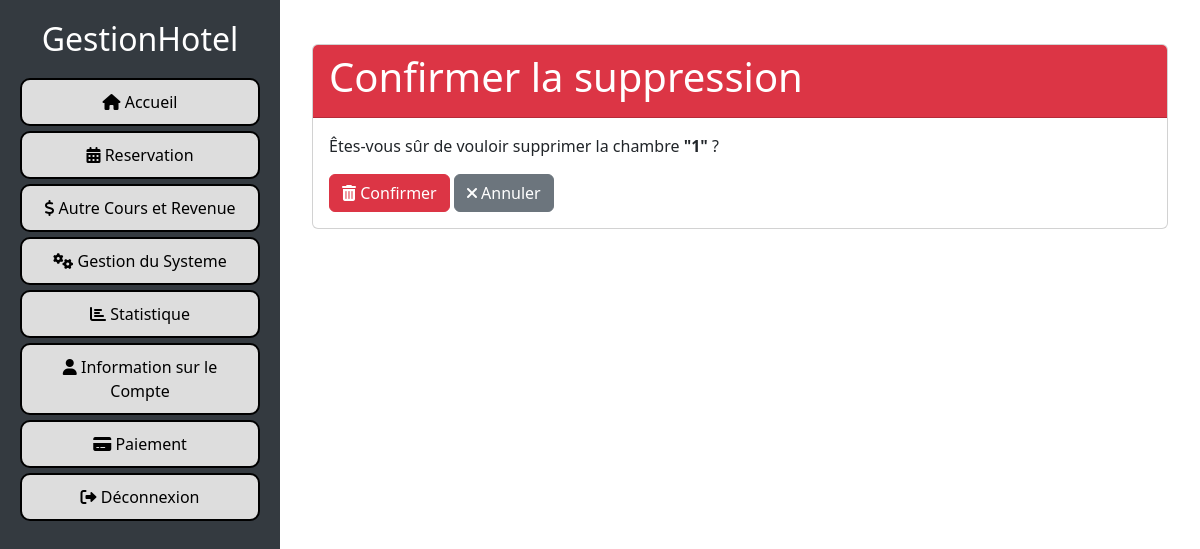
The page /chambre/chambre/supprimer/1/ on the database as committed earlier.
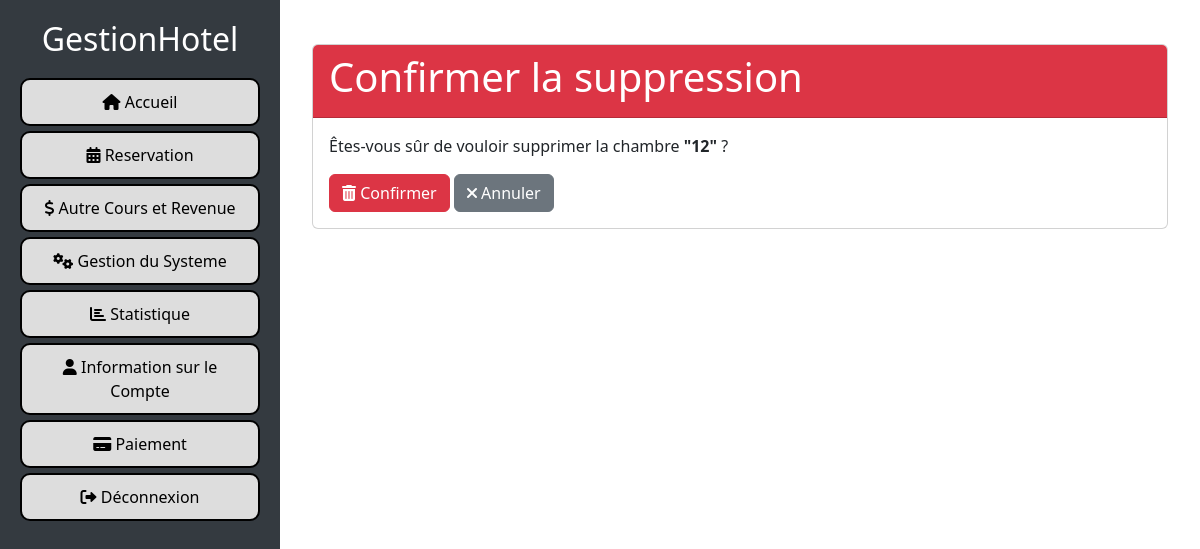
The same page on the database as committed later.
### chambre/models.py (models this page shows, shortened)
class Chambre(models.Model):
    proprietaire = models.ForeignKey(
        settings.AUTH_USER_MODEL,
        on_delete=models.CASCADE,
        null=True,
        related_name='chambres'
    )
    numero_chambre = models.IntegerField(default=0)
    type_chambre = models.ForeignKey(
        'TypeChambre',
        on_delete=models.SET_NULL,
        null=True,
        related_name='chambres'
    )
    prix = models.DecimalField(max_digits=10, decimal_places=2)
    date = models.DateField(auto_now=True)

### chambre/views.py (the view)
# urls.py: path('chambre/supprimer/<int:chambre_id>/', supprimer_chambre, name='supprimer_chambre'),
def supprimer_chambre(request, chambre_id):
    chambre = get_object_or_404(Chambre, id=chambre_id)
    if request.method == 'POST':
        chambre.delete()
        return redirect('liste_chambres')
    return render(request, 'chambre/supprimer_chambre.html', {'chambre': chambre})

### configuration/context_processors.py (called while the page is built)
def configuration_hotel(request):
    try:
        configuration = Configuration.objects.latest('id')
    except Configuration.DoesNotExist:
        configuration = None
    return {'configuration': configuration}

### chambre/templates/chambre/supprimer_chambre.html (shortened to what this page needs)
{% load static %}
<!DOCTYPE html>
<html lang="fr">
<head>
    <link rel="stylesheet" href="https://stackpath.bootstrapcdn.com/bootstrap/4.5.2/css/bootstrap.min.css">
    <link rel="stylesheet" href="https://cdnjs.cloudflare.com/ajax/libs/font-awesome/5.15.4/css/all.min.css">
    <link href="{% static 'style.css' %}" rel="stylesheet">
</head>
<body>
    {% include 'menu.html' %}
    <div id="content">
        <div class="container mt-4">
            <div class="card">
                <div class="card-header bg-danger text-white">
                    <h1>Confirmer la suppression</h1>
                </div>
                <div class="card-body">
                    <p>Êtes-vous sûr de vouloir supprimer la chambre <strong>"{{ chambre.numero_chambre }}"</strong> ?</p>
                    <form method="POST" action="{% url 'supprimer_chambre' chambre.id %}">
                        <button type="submit" class="btn btn-danger">
                            <i class="fas fa-trash-alt"></i> Confirmer
                        </button>
                        <a href="{% url 'liste_chambre' %}" class="btn btn-secondary">
                            <i class="fas fa-times"></i> Annuler
                        </a>
                    </form>
                </div>
            </div>
        </div>
    </div>
</body>
</html>

Rows that differ between the two databases and show on the page:
changed Chambre: numero_chambre "1" → "12"
